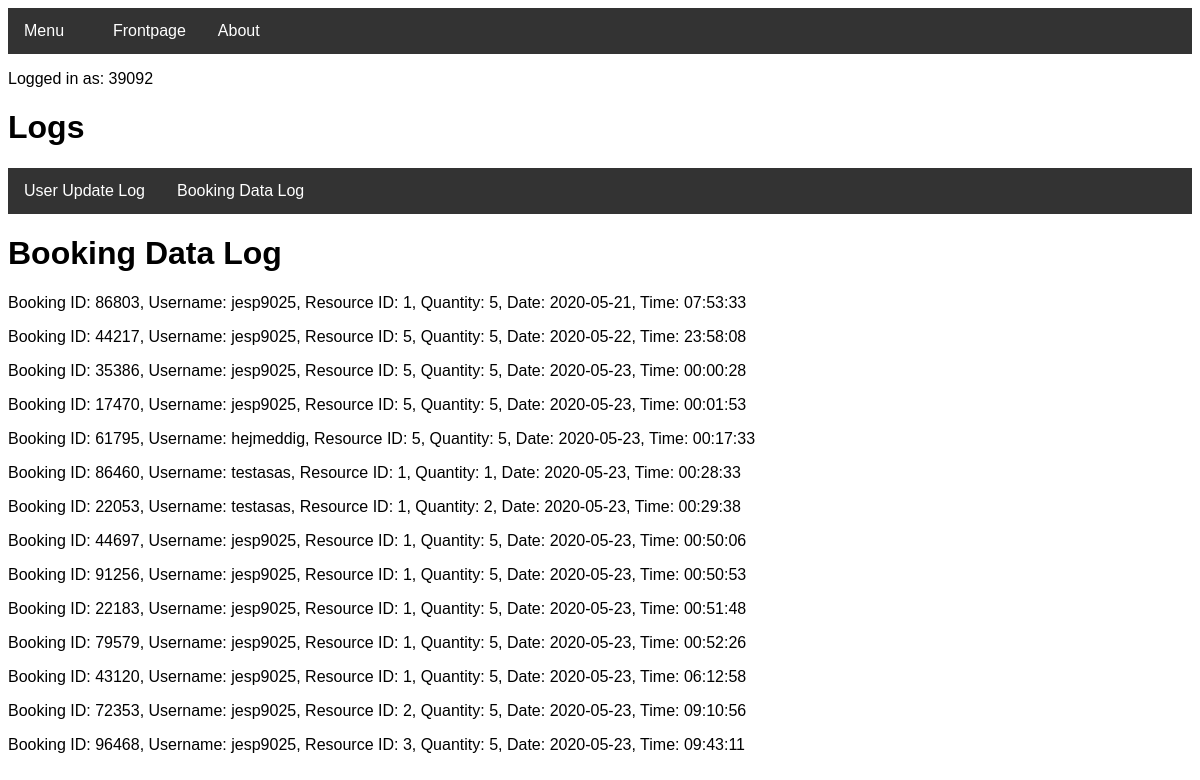
/bookingdatalog (signed in), run on the app's committed database.
### tables this page shows
CREATE TABLE BookingData (bookingdata_booking_id INTEGER, bookingdata_username STRING, bookingdata_resource_id INTEGER, bookingdata_resource_quantity INTEGER, bookingdata_start DATE, bookingdata_time TIME);

### routes.py (the view)
@app.route("/bookingdatalog")
def bookingdatalog():
    if "name" not in session:
        return redirect(url_for("login"))
    if user.checkIfAdmin(session['name']) == False:
        return redirect(url_for("denied"))
    lst = bookingData.readBookingData()
    return render_template("bookingdatalog.html", data=lst, username=session['name'])

### Project.py (called while the page is built)
    def readBookingData(self):
        try:
            c = self.conn.cursor()
            c.execute("SELECT 'Booking ID:', bookingdata_booking_id, 'Username:', bookingdata_username, 'Resource ID:', bookingdata_resource_id, 'Quantity:', bookingdata_resource_quantity, 'Date:', bookingdata_start, 'Time:', bookingdata_time FROM BookingData")
            lst = c.fetchall()
            c.close
            return lst
        except sqlite3.Error as e:
            return "An error occurred:", e.args[0]

    def checkIfAdmin(self, username):
        try:
            c = self.conn.cursor()
            c.execute("SELECT user_is_admin FROM User WHERE user_username = '{}'".format(username))
            lst = c.fetchall()
            toList = functools.reduce(operator.add, (lst))
            for item in toList:
                if item == "True":
                    return True
            return False
        except TypeError:
            pass

### templates/bookingdatalog.html (shortened to what this page needs)
<!DOCTYPE html>
<head>
<link rel="stylesheet" href="../static/theme.css">
<link rel="stylesheet" type="text/css" href="../static/barstyle.css" title="style"/>
<link rel="stylesheet" type="text/css" href="../static/errorstyle.css" title="style"/>
</head>
<body>
<div class="navbar">
  <div class="dropdown">
    <button class="dropbtn">Menu
      <i class="fa fa-caret-down"></i>
    </button>
  </div>
  <a href="welcome">Frontpage</a>
  <a href="about">About</a>
</div>
</body>
<p>Logged in as: {{ username }}</p>
<h1>Logs</h1>
<div class="container">
    <div class="navbar">
        <a href="userdatalog">User Update Log</a>
        <a href="bookingdatalog">Booking Data Log</a>
    </div>
    <h1>Booking Data Log</h1>
</div>
<body>
    {%for value in data%}
     <p>{{value | replace("(", "") | replace(")", "") | replace(":", "=") | replace("'", "") | replace("=,", ":") | replace("=", ":")}}</p>
    {%endfor%}
   </body>

### static/barstyle.css (style rules this page uses)
body { font-family: Arial, Helvetica, sans-serif; }
.navbar { overflow: hidden; background-color: #333; }
.navbar a { float: left; font-size: 16px; color: white; text-align: center; padding: 14px 16px; text-decoration: none; }
.dropdown { float: left; overflow: hidden; }
.dropdown .dropbtn { font-size: 16px; border: none; outline: none; color: white; padding: 14px 16px; background-color: inherit; font-family: inherit; margin: 0; }

### data on the page
BookingData: value "Booking ID: 86803, Username: jesp9025, Resource ID: 1, Quantity: 5, Date: 2020-05-21, Time: 07:53:33"
BookingData: value "Booking ID: 44217, Username: jesp9025, Resource ID: 5, Quantity: 5, Date: 2020-05-22, Time: 23:58:08"
BookingData: value "Booking ID: 35386, Username: jesp9025, Resource ID: 5, Quantity: 5, Date: 2020-05-23, Time: 00:00:28"
BookingData: value "Booking ID: 17470, Username: jesp9025, Resource ID: 5, Quantity: 5, Date: 2020-05-23, Time: 00:01:53"
BookingData: value "Booking ID: 61795, Username: hejmeddig, Resource ID: 5, Quantity: 5, Date: 2020-05-23, Time: 00:17:33"
BookingData: value "Booking ID: 86460, Username: testasas, Resource ID: 1, Quantity: 1, Date: 2020-05-23, Time: 00:28:33"
BookingData: value "Booking ID: 22053, Username: testasas, Resource ID: 1, Quantity: 2, Date: 2020-05-23, Time: 00:29:38"
BookingData: value "Booking ID: 44697, Username: jesp9025, Resource ID: 1, Quantity: 5, Date: 2020-05-23, Time: 00:50:06"
BookingData: value "Booking ID: 91256, Username: jesp9025, Resource ID: 1, Quantity: 5, Date: 2020-05-23, Time: 00:50:53"
BookingData: value "Booking ID: 22183, Username: jesp9025, Resource ID: 1, Quantity: 5, Date: 2020-05-23, Time: 00:51:48"
BookingData: value "Booking ID: 79579, Username: jesp9025, Resource ID: 1, Quantity: 5, Date: 2020-05-23, Time: 00:52:26"
BookingData: value "Booking ID: 43120, Username: jesp9025, Resource ID: 1, Quantity: 5, Date: 2020-05-23, Time: 06:12:58"
BookingData: value "Booking ID: 72353, Username: jesp9025, Resource ID: 2, Quantity: 5, Date: 2020-05-23, Time: 09:10:56"
BookingData: value "Booking ID: 96468, Username: jesp9025, Resource ID: 3, Quantity: 5, Date: 2020-05-23, Time: 09:43:11"

### other printed values
{{ username }} "39092"
